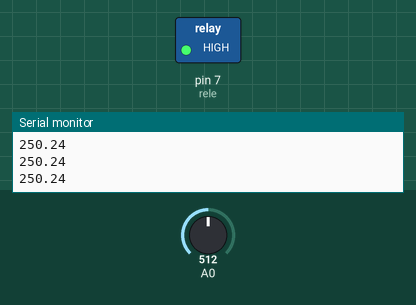
Recording of a sketch running on a simulated Arduino Uno, built with avr-gcc and run on an emulated ATmega328P. On the bench: switched loads named in the sketch (green lamp = pin HIGH), the last lines printed to the serial monitor. Inputs (shaded band) come from the test bench; at power-on: A0 = 512.

Above: at 1.3 s.
1.4 s: A0 set to 61
2.9 s: A0 set to 51
At 3.9 s:
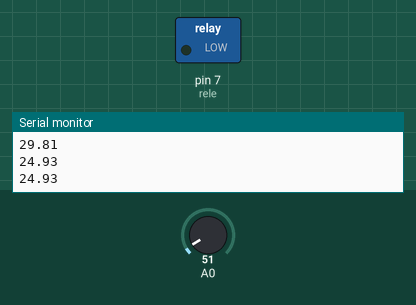
4.5 s: A0 set to 122
At 5.1 s:
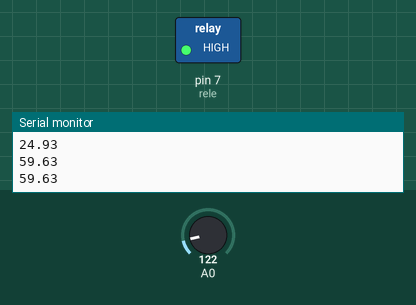
6.0 s: A0 set to 18
At 6.3 s:
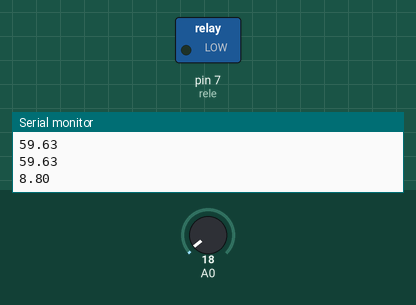
Timing chart, 0 to 8.5 s (numbered marks = the images above; inputs shaded):
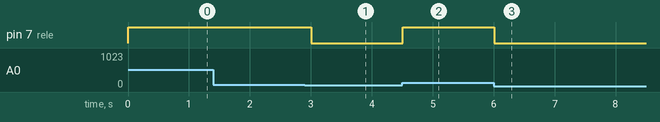

Measured:
- the behaviour switches between 58 and 57 on A0 (found by bisection; images 0 and 1)
- after the input at 2.9 s, pin 7 (rele): HIGH → LOW after 0.10 s
- after the input at 4.5 s, pin 7 (rele): LOW → HIGH at once
- after the input at 6.0 s, pin 7 (rele): HIGH → LOW at once

The sketch:

Projeto_071_Ventilador_por_Temperatura.ino
```cpp
// Projeto 071 - Ventilador por Temperatura
// Arduino Uno | Arduino Neon Lab

int rele=7;
 void setup(){ pinMode(rele,OUTPUT); Serial.begin(9600); }
 void loop(){
   float t = analogRead(A0)*5.0/1023.0*100.0;
   digitalWrite(rele, t>28);
   Serial.println(t); delay(500);
 }
```
